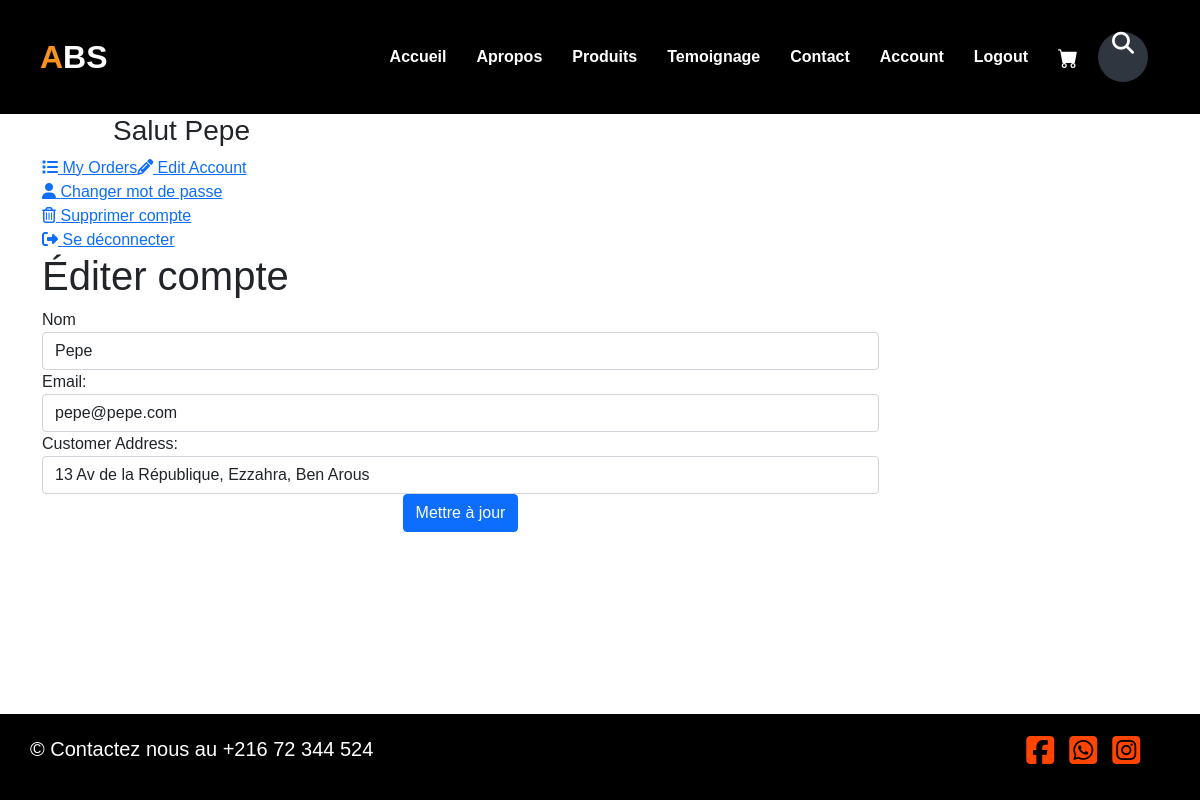
Screenshot of /customer/my_account.php?edit_account (signed in) with the database file from the repository.
### tables this page shows
CREATE TABLE `customers` (
  `customer_id` int(11) NOT NULL,
  `customer_name` text NOT NULL,
  `customer_email` text NOT NULL,
  `customer_pass` text NOT NULL,
  `customer_address` text NOT NULL
);

### customer/edit_account.php (the view, shortened to what this page needs)
<?php
    $customer_session = $_SESSION['customer_email'];
    $get_customer = "select * from customers where customer_email='$customer_session'";
    $run_customer = mysqli_query($con,$get_customer);
    $row_customer = mysqli_fetch_array($run_customer);
    $customer_name = $row_customer['customer_name'];
    $customer_email = $row_customer['customer_email'];
    $customer_address = $row_customer['customer_address'];
?>
<h1 align-text="center" > Éditer compte </h1>
<form action="" method="post" enctype="multipart/form-data" >
    <div class="form-group" >
        <label> Nom </label>
        <input type="text" name="c_name" class="form-control" required value="<?php echo $customer_name; ?>">
    </div>
    <div class="form-group" >
        <label> Email: </label>
        <input type="text" name="c_email" class="form-control" required value="<?php echo $customer_email; ?>">
    </div>
    <div class="form-group" >
        <label> Customer Address: </label>
        <input type="text" name="c_address" class="form-control" required value="<?php echo $customer_address; ?>">
    </div>
    <div class="text-center" >
        <button name="update" class="btn btn-primary" >
        Mettre à jour
        </button>
    </div>
</form>

### customer/requires/sidebar.php
<div class="panel panel-default sidebar-menu">
    <div class="panel-heading">
        <?php
            $customer_session = $_SESSION['customer_email'];
            $get_customer = "select * from customers where customer_email='$customer_session'";
            $run_customer = mysqli_query($con,$get_customer);
            $row_customer = mysqli_fetch_array($run_customer);
            $customer_name = $row_customer['customer_name'];
            if(!isset($_SESSION['customer_email'])){
            }
            else {
                echo " <h3 align='center' class='panel-title'> Salut $customer_name </h3>";
            }
        ?>
    </div>
    <div class="panel-body">
        <ul class="nav nav-pills nav-stacked">
            <li class="<?php if(isset($_GET['my_orders'])){ echo "active"; } ?>">
                <a href="my_account.php?my_orders"> <i class="fa fa-list"> </i> My Orders </a>
            </li>
            <li class="<?php if(isset($_GET['edit_account'])){ echo "active"; } ?>">
                <a href="my_account.php?edit_account"> <i class="fa fa-pencil"></i> Edit Account </a>
            </li>
            <li class="<?php if(isset($_GET['change_pass'])){ echo "active"; } ?>">
                <a href="my_account.php?change_pass"> <i class="fa fa-user"></i> Changer mot de passe </a>
            </li>
            <li class="<?php if(isset($_GET['delete_account'])){ echo "active"; } ?>">
                <a href="my_account.php?delete_account"> <i class="fa fa-trash-o"></i> Supprimer compte </a>
            </li>
            <li>
                <a href="logout.php"> <i class="fa fa-sign-out"></i> Se déconnecter </a>
            </li>
        </ul>
    </div>
</div>

### customer/requires/style.css (style rules this page uses)
* { margin: 0px; padding: 0px; box-sizing: border-box; font-family: 'poppins', sans-serif; scroll-behavior: smooth; }

### rows the page displays
customers: customer_name "Pepe", c_name "Pepe", c_email "pepe@pepe.com", c_address "13 Av de la République, Ezzahra, Ben Arous"
